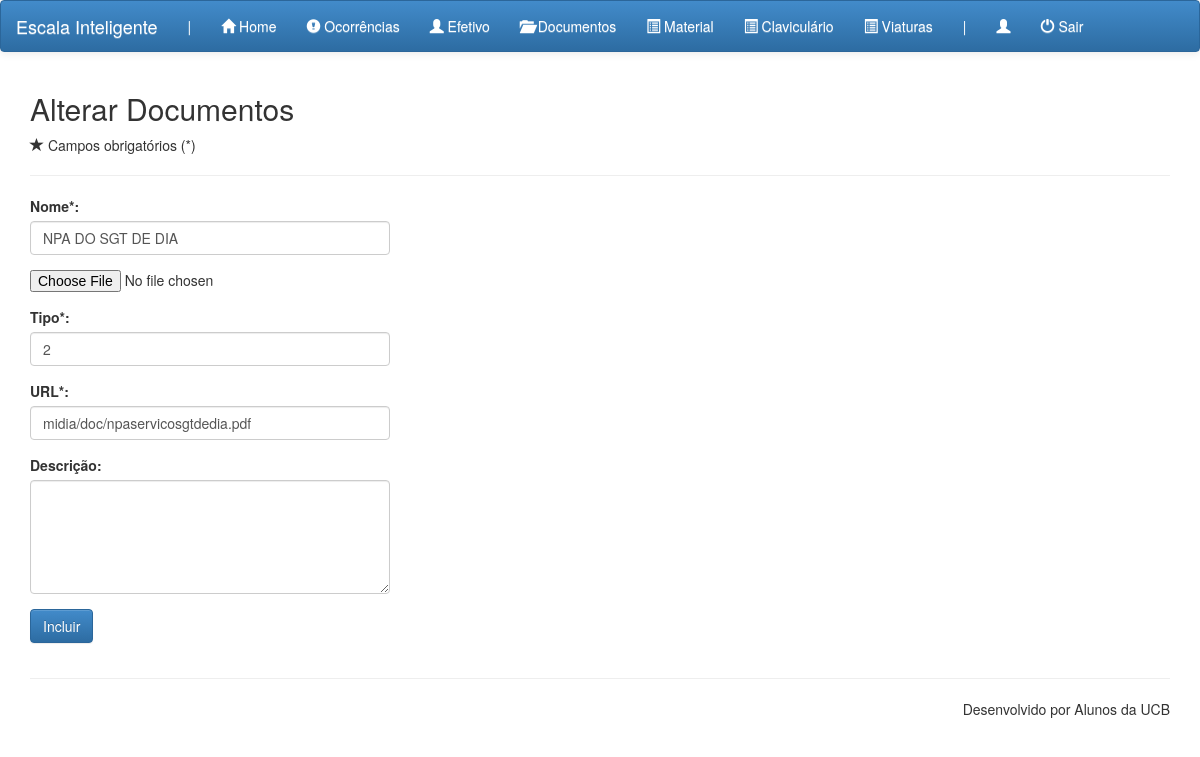
The app's page /adm.php?pag=documento_alt&doc_id=1 with its own data.
### tables this page shows
CREATE TABLE IF NOT EXISTS `documentos` (
  `doc_id` int(10) unsigned NOT NULL AUTO_INCREMENT,
  `doc_nome` varchar(255) DEFAULT NULL,
  `doc_tipo` int(10) DEFAULT '1',
  `doc_descricao` text,
  `doc_url` varchar(255) NOT NULL,
  PRIMARY KEY (`doc_id`)
);

### comp/documento/documento_alt.php (the view, shortened to what this page needs)
<?php
if (!$_POST){
    $doc_id = $_GET['doc_id'];
    $res = mysql_query("SELECT * FROM documentos WHERE doc_id='$doc_id'");
    $linha = mysql_fetch_array($res);
    extract($linha);
}
?>
<section>
    <div class="container">
        <h2>Alterar Documentos</h2>
        <p><span class="glyphicon glyphicon-star"></span> Campos obrigatórios (*)</p>
        <hr>
        <form action="" method="post">
            <div class="row">
                <div class="col-xs-12 col-sm-4 col-md-4">
                    <div class="form-group">
                        <label>Nome*:</label>
                        <input type="text" class="form-control" name="doc_nome" value="<?=$doc_nome;?>">
                    </div>
                    <div class="form-group">
                        <input type="file"  name="file">
                    </div>
                    <div class="form-group">
                        <label> Tipo*:</label>
                        <input type="text" class="form-control" name="doc_tipo" value="<?=$doc_tipo;?>">
                    </div>
                    <div class="form-group">
                        <label>URL*:</label>
                        <input type="text" class="form-control" name="doc_url" value="<?=$doc_url;?>">
                    </div>
                    <div class="form-group">
                        <label>Descrição:</label>
                        <textarea class="form-control" rows="5" name="doc_descricao"><?=$doc_descricao;?></textarea>
                    </div>
                    <div class="form-group">
                        <input type="submit" class="btn btn-primary" value="Incluir" name="enviar">
                    </div>
                </div>
            </div>
        </form>
    </div>
</section>

### records on screen
documentos: doc_nome "NPA DO SGT DE DIA", doc_tipo "2", doc_url "midia/doc/npaservicosgtdedia.pdf"
